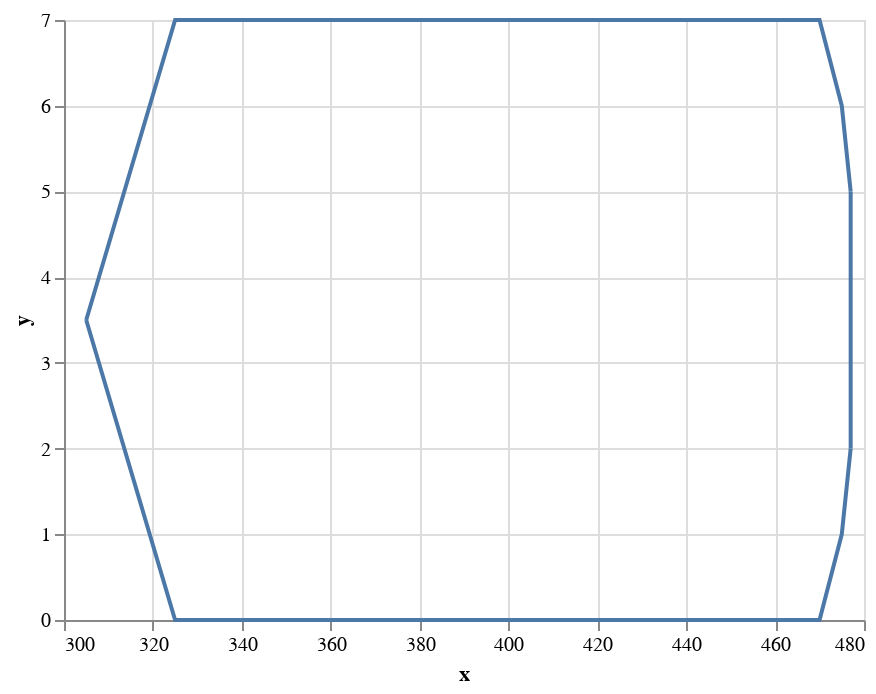

Notebook code cell kept with this figure:
### Markdown cell above
#### 3.1 Ship Outline

### Code cell
ship_outline_1 = pd.DataFrame({"x" : [305, 325, 470, 475, 477], "y" : [3.5, 7, 7, 6, 5]})
ship_outline_2 = pd.DataFrame({"x" : [305, 325, 470, 475, 477], "y" :  [3.5, 0, 0, 1, 2]})
ship_outline_3 = pd.DataFrame({"x" : [477,477], "y" :  [2, 5]})

chart_ship_outline_1 = alt.Chart(ship_outline_1).mark_line().encode(
    alt.X('x:Q'),
    alt.Y('y:Q')
)
chart_ship_outline_2 = alt.Chart(ship_outline_2).mark_line().encode(
    alt.X('x:Q'),
    alt.Y('y:Q')
)
chart_ship_outline_3 = alt.Chart(ship_outline_3).mark_line().encode(
    alt.X('x:Q'),
    alt.Y('y:Q')
)
chart_ship_outline = chart_ship_outline_1 + chart_ship_outline_2 + chart_ship_outline_3
chart_ship_outline

### Figure 1 — Vega-Lite specification as saved in the notebook (floating-point values rounded to 4 significant figures)
{"$schema": "https://vega.github.io/schema/vega-lite/v3.4.0.json", "config": {"mark": {"tooltip": null}, "view": {"height": 300, "width": 400}}, "datasets": {"data-2b9cc8bc0cf64cfbb7b1e471ad5af04f": [{"x": 305, "y": 3.5}, {"x": 325, "y": 0}, {"x": 470, "y": 0}, {"x": 475, "y": 1}, {"x": 477, "y": 2}], "data-3d8c7eee13f363554229bae0c532536c": [{"x": 477, "y": 2}, {"x": 477, "y": 5}], "data-8d3df3bbb92f61523f524d6045dae286": [{"x": 305, "y": 3.5}, {"x": 325, "y": 7}, {"x": 470, "y": 7}, {"x": 475, "y": 6}, {"x": 477, "y": 5}]}, "layer": [{"data": {"name": "data-8d3df3bbb92f61523f524d6045dae286"}, "encoding": {"x": {"field": "x", "type": "quantitative"}, "y": {"field": "y", "type": "quantitative"}}, "mark": "line"}, {"data": {"name": "data-2b9cc8bc0cf64cfbb7b1e471ad5af04f"}, "encoding": {"x": {"field": "x", "type": "quantitative"}, "y": {"field": "y", "type": "quantitative"}}, "mark": "line"}, {"data": {"name": "data-3d8c7eee13f363554229bae0c532536c"}, "encoding": {"x": {"field": "x", "type": "quantitative"}, "y": {"field": "y", "type": "quantitative"}}, "mark": "line"}]}
